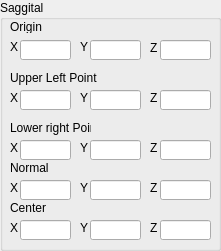
           <widget class="QGroupBox" name="groupBox">
            <property name="geometry">
             <rect>
              <x>10</x>
              <y>40</y>
              <width>221</width>
              <height>251</height>
             </rect>
            </property>
            <property name="title">
             <string>Saggital</string>
            </property>
            <widget class="QLabel" name="label">
             <property name="geometry">
              <rect>
               <x>10</x>
               <y>40</y>
               <width>47</width>
               <height>13</height>
              </rect>
             </property>
             <property name="text">
              <string>X</string>
             </property>
            </widget>
            <widget class="QLineEdit" name="saggital_Origin_X">
             <property name="geometry">
              <rect>
               <x>20</x>
               <y>40</y>
               <width>51</width>
               <height>20</height>
              </rect>
             </property>
            </widget>
            <widget class="QLineEdit" name="saggital_Origin_Y">
             <property name="geometry">
              <rect>
               <x>90</x>
               <y>40</y>
               <width>51</width>
               <height>20</height>
              </rect>
             </property>
            </widget>
            <widget class="QLabel" name="label_2">
             <property name="geometry">
              <rect>
               <x>80</x>
               <y>40</y>
               <width>10</width>
               <height>13</height>
              </rect>
             </property>
             <property name="text">
              <string>Y</string>
             </property>
            </widget>
            <widget class="QLineEdit" name="saggital_Origin_Z">
             <property name="geometry">
              <rect>
               <x>160</x>
               <y>40</y>
               <width>51</width>
               <height>20</height>
              </rect>
             </property>
            </widget>
            <widget class="QLabel" name="label_3">
             <property name="geometry">
              <rect>
               <x>150</x>
               <y>40</y>
               <width>16</width>
               <height>16</height>
              </rect>
             </property>
             <property name="text">
              <string>Z</string>
             </property>
            </widget>
            <widget class="QLineEdit" name="saggital_UL_X">
             <property name="geometry">
              <rect>
               <x>20</x>
               <y>90</y>
               <width>51</width>
               <height>20</height>
              </rect>
             </property>
            </widget>
            <widget class="QLineEdit" name="saggital_UL_Y">
             <property name="geometry">
              <rect>
               <x>90</x>
               <y>90</y>
               <width>51</width>
               <height>20</height>
              </rect>
             </property>
            </widget>
            <widget class="QLabel" name="label_4">
             <property name="geometry">
              <rect>
               <x>150</x>
               <y>90</y>
               <width>16</width>
               <height>16</height>
              </rect>
             </property>
             <property name="text">
              <string>Z</string>
             </property>
            </widget>
            <widget class="QLabel" name="label_5">
             <property name="geometry">
              <rect>
               <x>10</x>
               <y>90</y>
               <width>16</width>
               <height>16</height>
              </rect>
             </property>
             <property name="text">
              <string>X</string>
             </property>
            </widget>
            <widget class="QLineEdit" name="saggital_UL_Z">
             <property name="geometry">
              <rect>
               <x>160</x>
               <y>90</y>
               <width>51</width>
               <height>20</height>
              </rect>
             </property>
            </widget>
            <widget class="QLabel" name="label_6">
             <property name="geometry">
              <rect>
               <x>80</x>
               <y>90</y>
               <width>21</width>
               <height>16</height>
              </rect>
             </property>
             <property name="text">
              <string>Y</string>
             </property>
            </widget>
            <widget class="QLineEdit" name="saggital_LR_Z">
             <property name="geometry">
              <rect>
               <x>160</x>
               <y>140</y>
               <width>51</width>
               <height>20</height>
              </rect>
             </property>
            </widget>
            <widget class="QLabel" name="label_7">
             <property name="geometry">
              <rect>
               <x>80</x>
               <y>140</y>
               <width>16</width>
               <height>16</height>
              </rect>
             </property>
             <property name="text">
              <string>Y</string>
             </property>
            </widget>
            <widget class="QLineEdit" name="saggital_LR_Y">
             <property name="geometry">
              <rect>
               <x>90</x>
               <y>140</y>
               <width>51</width>
               <height>20</height>
              </rect>
             </property>
            </widget>
            <widget class="QLineEdit" name="saggital_LR_X">
             <property name="geometry">
              <rect>
               <x>20</x>
               <y>140</y>
               <width>51</width>
               <height>20</height>
              </rect>
             </property>
            </widget>
            <widget class="QLabel" name="label_8">
             <property name="geometry">
              <rect>
               <x>10</x>
               <y>140</y>
               <width>16</width>
               <height>16</height>
              </rect>
             </property>
             <property name="text">
              <string>X</string>
             </property>
            </widget>
            <widget class="QLabel" name="label_9">
             <property name="geometry">
              <rect>
               <x>150</x>
               <y>140</y>
               <width>21</width>
               <height>16</height>
              </rect>
             </property>
             <property name="text">
              <string>Z</string>
             </property>
            </widget>
            <widget class="QLabel" name="label_10">
             <property name="geometry">
              <rect>
               <x>10</x>
               <y>20</y>
               <width>47</width>
               <height>13</height>
              </rect>
             </property>
             <property name="text">
              <string>Origin</string>
             </property>
            </widget>
            <widget class="QLabel" name="label_11">
             <property name="geometry">
              <rect>
               <x>10</x>
               <y>70</y>
               <width>91</width>
               <height>16</height>
              </rect>
             </property>
             <property name="text">
              <string>Upper Left Point</string>
             </property>
            </widget>
            <widget class="QLabel" name="label_12">
             <property name="geometry">
              <rect>
               <x>10</x>
               <y>120</y>
               <width>81</width>
               <height>16</height>
              </rect>
             </property>
             <property name="text">
              <string>Lower right Point</string>
             </property>
            </widget>
            <widget class="QLabel" name="label_13">
             <property name="geometry">
              <rect>
               <x>10</x>
               <y>180</y>
               <width>16</width>
               <height>16</height>
              </rect>
             </property>
             <property name="text">
              <string>X</string>
             </property>
            </widget>
            <widget class="QLineEdit" name="saggital_N_X">
             <property name="geometry">
              <rect>
               <x>20</x>
               <y>180</y>
               <width>51</width>
               <height>20</height>
              </rect>
             </property>
            </widget>
            <widget class="QLineEdit" name="saggital_N_Y">
             <property name="geometry">
              <rect>
               <x>90</x>
               <y>180</y>
               <width>51</width>
               <height>20</height>
              </rect>
             </property>
            </widget>
            <widget class="QLabel" name="label_14">
             <property name="geometry">
              <rect>
               <x>10</x>
               <y>160</y>
               <width>81</width>
               <height>16</height>
              </rect>
             </property>
             <property name="text">
              <string>Normal</string>
             </property>
            </widget>
            <widget class="QLabel" name="label_15">
             <property name="geometry">
              <rect>
               <x>80</x>
               <y>180</y>
               <width>16</width>
               <height>16</height>
              </rect>
             </property>
             <property name="text">
              <string>Y</string>
             </property>
            </widget>
            <widget class="QLineEdit" name="saggital_N_Z">
             <property name="geometry">
              <rect>
               <x>160</x>
               <y>180</y>
               <width>51</width>
               <height>20</height>
              </rect>
             </property>
            </widget>
            <widget class="QLabel" name="label_16">
             <property name="geometry">
              <rect>
               <x>150</x>
               <y>180</y>
               <width>21</width>
               <height>16</height>
              </rect>
             </property>
             <property name="text">
              <string>Z</string>
             </property>
            </widget>
            <widget class="QLabel" name="label_17">
             <property name="geometry">
              <rect>
               <x>80</x>
               <y>220</y>
               <width>16</width>
               <height>16</height>
              </rect>
             </property>
             <property name="text">
              <string>Y</string>
             </property>
            </widget>
            <widget class="QLineEdit" name="saggital_C_X">
             <property name="geometry">
              <rect>
               <x>20</x>
               <y>220</y>
               <width>51</width>
               <height>20</height>
              </rect>
             </property>
            </widget>
            <widget class="QLabel" name="label_18">
             <property name="geometry">
              <rect>
               <x>10</x>
               <y>200</y>
               <width>81</width>
               <height>16</height>
              </rect>
             </property>
             <property name="text">
              <string>Center</string>
             </property>
            </widget>
            <widget class="QLineEdit" name="saggital_C_Y">
             <property name="geometry">
              <rect>
               <x>90</x>
               <y>220</y>
               <width>51</width>
               <height>20</height>
              </rect>
             </property>
            </widget>
            <widget class="QLabel" name="label_19">
             <property name="geometry">
              <rect>
               <x>150</x>
               <y>220</y>
               <width>21</width>
               <height>16</height>
              </rect>
             </property>
             <property name="text">
              <string>Z</string>
             </property>
            </widget>
            <widget class="QLabel" name="label_20">
             <property name="geometry">
              <rect>
               <x>10</x>
               <y>220</y>
               <width>16</width>
               <height>16</height>
              </rect>
             </property>
             <property name="text">
              <string>X</string>
             </property>
            </widget>
            <widget class="QLineEdit" name="saggital_C_Z">
             <property name="geometry">
              <rect>
               <x>160</x>
               <y>220</y>
               <width>51</width>
               <height>20</height>
              </rect>
             </property>
            </widget>
           </widget>
